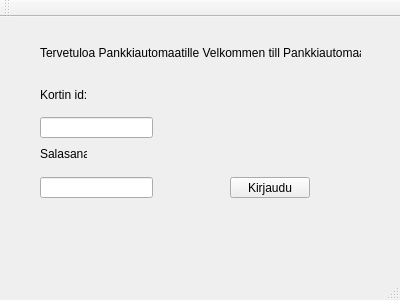
<?xml version="1.0" encoding="UTF-8"?>
<ui version="4.0">
 <class>MainWindow</class>
 <widget class="QMainWindow" name="MainWindow">
  <property name="geometry">
   <rect>
    <x>0</x>
    <y>0</y>
    <width>400</width>
    <height>300</height>
   </rect>
  </property>
  <property name="windowTitle">
   <string>Nuurdea</string>
  </property>
  <widget class="QWidget" name="centralWidget">
   <widget class="QLabel" name="label">
    <property name="geometry">
     <rect>
      <x>40</x>
      <y>10</y>
      <width>321</width>
      <height>51</height>
     </rect>
    </property>
    <property name="text">
     <string>Tervetuloa Pankkiautomaatille Velkommen till Pankkiautomaat</string>
    </property>
   </widget>
   <widget class="QPushButton" name="btnKirjaudu">
    <property name="geometry">
     <rect>
      <x>230</x>
      <y>160</y>
      <width>80</width>
      <height>21</height>
     </rect>
    </property>
    <property name="text">
     <string>Kirjaudu</string>
    </property>
   </widget>
   <widget class="QLineEdit" name="leKt">
    <property name="geometry">
     <rect>
      <x>40</x>
      <y>100</y>
      <width>113</width>
      <height>21</height>
     </rect>
    </property>
   </widget>
   <widget class="QLineEdit" name="leSs">
    <property name="geometry">
     <rect>
      <x>40</x>
      <y>160</y>
      <width>113</width>
      <height>21</height>
     </rect>
    </property>
   </widget>
   <widget class="QLabel" name="label_2">
    <property name="geometry">
     <rect>
      <x>40</x>
      <y>70</y>
      <width>101</width>
      <height>16</height>
     </rect>
    </property>
    <property name="text">
     <string>Kortin id:</string>
    </property>
   </widget>
   <widget class="QLabel" name="label_3">
    <property name="geometry">
     <rect>
      <x>40</x>
      <y>130</y>
      <width>47</width>
      <height>13</height>
     </rect>
    </property>
    <property name="text">
     <string>Salasana</string>
    </property>
   </widget>
  </widget>
  <widget class="QMenuBar" name="menuBar">
   <property name="geometry">
    <rect>
     <x>0</x>
     <y>0</y>
     <width>400</width>
     <height>20</height>
    </rect>
   </property>
  </widget>
  <widget class="QToolBar" name="mainToolBar">
   <attribute name="toolBarArea">
    <enum>TopToolBarArea</enum>
   </attribute>
   <attribute name="toolBarBreak">
    <bool>false</bool>
   </attribute>
  </widget>
  <widget class="QStatusBar" name="statusBar"/>
 </widget>
 <layoutdefault spacing="6" margin="11"/>
 <resources/>
 <connections/>
</ui>
